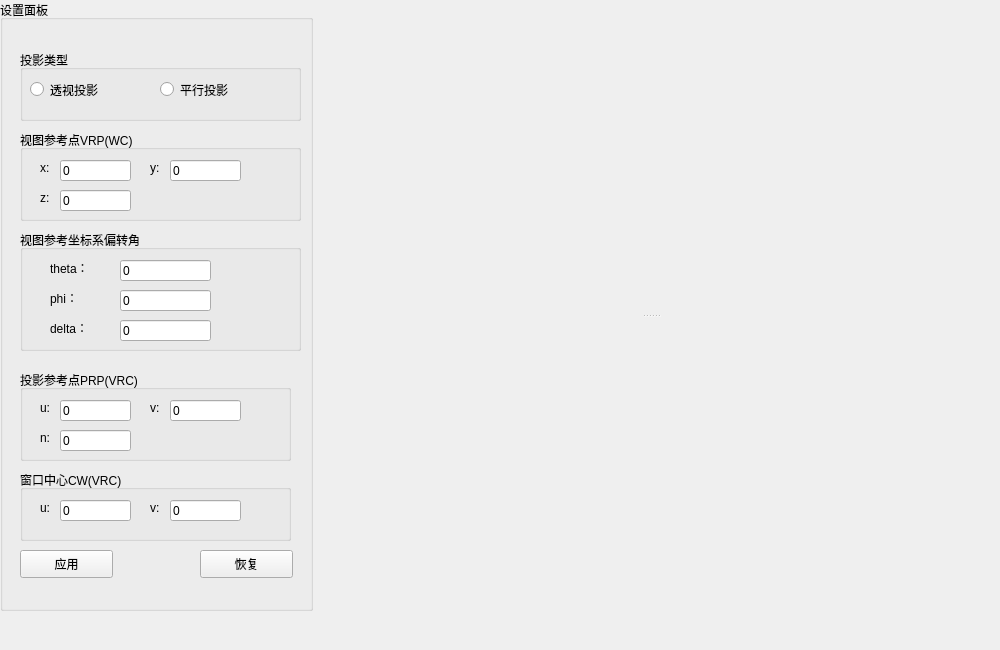
<?xml version="1.0" encoding="UTF-8"?>
<ui version="4.0">
 <class>Widget</class>
 <widget class="QWidget" name="Widget">
  <property name="geometry">
   <rect>
    <x>0</x>
    <y>0</y>
    <width>1000</width>
    <height>650</height>
   </rect>
  </property>
  <property name="windowTitle">
   <string>Widget</string>
  </property>
  <widget class="QSplitter" name="splitter">
   <property name="geometry">
    <rect>
     <x>330</x>
     <y>20</y>
     <width>641</width>
     <height>591</height>
    </rect>
   </property>
   <property name="orientation">
    <enum>Qt::Vertical</enum>
   </property>
   <widget class="layoutWidget" name="widget_1" native="true"/>
   <widget class="projectionWidget" name="widget_2" native="true"/>
  </widget>
  <widget class="QGroupBox" name="groupBox_set">
   <property name="geometry">
    <rect>
     <x>0</x>
     <y>0</y>
     <width>313</width>
     <height>611</height>
    </rect>
   </property>
   <property name="title">
    <string>设置面板</string>
   </property>
   <widget class="QPushButton" name="pushButton_apply">
    <property name="geometry">
     <rect>
      <x>20</x>
      <y>550</y>
      <width>93</width>
      <height>28</height>
     </rect>
    </property>
    <property name="text">
     <string>应用</string>
    </property>
   </widget>
   <widget class="QGroupBox" name="groupBox_projection">
    <property name="geometry">
     <rect>
      <x>20</x>
      <y>50</y>
      <width>281</width>
      <height>71</height>
     </rect>
    </property>
    <property name="title">
     <string>投影类型</string>
    </property>
    <widget class="QLineEdit" name="lineEdit_n_2">
     <property name="geometry">
      <rect>
       <x>-230</x>
       <y>340</y>
       <width>113</width>
       <height>21</height>
      </rect>
     </property>
     <property name="text">
      <string>0</string>
     </property>
    </widget>
    <widget class="QRadioButton" name="radioButton_parallel">
     <property name="geometry">
      <rect>
       <x>10</x>
       <y>30</y>
       <width>115</width>
       <height>19</height>
      </rect>
     </property>
     <property name="text">
      <string>透视投影</string>
     </property>
    </widget>
    <widget class="QRadioButton" name="radioButton_perspective">
     <property name="geometry">
      <rect>
       <x>140</x>
       <y>30</y>
       <width>115</width>
       <height>19</height>
      </rect>
     </property>
     <property name="text">
      <string>平行投影</string>
     </property>
    </widget>
   </widget>
   <widget class="QPushButton" name="pushButton_restore">
    <property name="geometry">
     <rect>
      <x>200</x>
      <y>550</y>
      <width>93</width>
      <height>28</height>
     </rect>
    </property>
    <property name="text">
     <string>恢复</string>
    </property>
   </widget>
   <widget class="QGroupBox" name="groupBox_vrp">
    <property name="geometry">
     <rect>
      <x>20</x>
      <y>130</y>
      <width>281</width>
      <height>91</height>
     </rect>
    </property>
    <property name="title">
     <string>视图参考点VRP(WC)</string>
    </property>
    <widget class="QLineEdit" name="lineEdit_n_3">
     <property name="geometry">
      <rect>
       <x>-230</x>
       <y>340</y>
       <width>113</width>
       <height>21</height>
      </rect>
     </property>
     <property name="text">
      <string>0</string>
     </property>
    </widget>
    <widget class="QLabel" name="label_x">
     <property name="geometry">
      <rect>
       <x>20</x>
       <y>30</y>
       <width>21</width>
       <height>16</height>
      </rect>
     </property>
     <property name="text">
      <string>x:</string>
     </property>
    </widget>
    <widget class="QLineEdit" name="lineEdit_vrpx">
     <property name="geometry">
      <rect>
       <x>40</x>
       <y>30</y>
       <width>71</width>
       <height>21</height>
      </rect>
     </property>
     <property name="text">
      <string>0</string>
     </property>
    </widget>
    <widget class="QLabel" name="label_y">
     <property name="geometry">
      <rect>
       <x>130</x>
       <y>30</y>
       <width>21</width>
       <height>16</height>
      </rect>
     </property>
     <property name="text">
      <string>y:</string>
     </property>
    </widget>
    <widget class="QLineEdit" name="lineEdit_vrpy">
     <property name="geometry">
      <rect>
       <x>150</x>
       <y>30</y>
       <width>71</width>
       <height>21</height>
      </rect>
     </property>
     <property name="text">
      <string>0</string>
     </property>
    </widget>
    <widget class="QLineEdit" name="lineEdit_vrpz">
     <property name="geometry">
      <rect>
       <x>40</x>
       <y>60</y>
       <width>71</width>
       <height>21</height>
      </rect>
     </property>
     <property name="text">
      <string>0</string>
     </property>
    </widget>
    <widget class="QLabel" name="label_z">
     <property name="geometry">
      <rect>
       <x>20</x>
       <y>60</y>
       <width>21</width>
       <height>16</height>
      </rect>
     </property>
     <property name="text">
      <string>z:</string>
     </property>
    </widget>
   </widget>
   <widget class="QGroupBox" name="groupBox_angle">
    <property name="geometry">
     <rect>
      <x>20</x>
      <y>230</y>
      <width>281</width>
      <height>121</height>
     </rect>
    </property>
    <property name="title">
     <string>视图参考坐标系偏转角</string>
    </property>
    <widget class="QLineEdit" name="lineEdit">
     <property name="geometry">
      <rect>
       <x>-230</x>
       <y>340</y>
       <width>113</width>
       <height>21</height>
      </rect>
     </property>
     <property name="text">
      <string>0</string>
     </property>
    </widget>
    <widget class="QLineEdit" name="lineEdit_theta">
     <property name="geometry">
      <rect>
       <x>100</x>
       <y>30</y>
       <width>91</width>
       <height>21</height>
      </rect>
     </property>
     <property name="text">
      <string>0</string>
     </property>
    </widget>
    <widget class="QLabel" name="label_theta">
     <property name="geometry">
      <rect>
       <x>30</x>
       <y>30</y>
       <width>61</width>
       <height>16</height>
      </rect>
     </property>
     <property name="text">
      <string>theta：</string>
     </property>
    </widget>
    <widget class="QLabel" name="label_phi">
     <property name="geometry">
      <rect>
       <x>30</x>
       <y>60</y>
       <width>61</width>
       <height>16</height>
      </rect>
     </property>
     <property name="text">
      <string>phi：</string>
     </property>
    </widget>
    <widget class="QLineEdit" name="lineEdit_phi">
     <property name="geometry">
      <rect>
       <x>100</x>
       <y>60</y>
       <width>91</width>
       <height>21</height>
      </rect>
     </property>
     <property name="text">
      <string>0</string>
     </property>
    </widget>
    <widget class="QLabel" name="label_delta">
     <property name="geometry">
      <rect>
       <x>30</x>
       <y>90</y>
       <width>61</width>
       <height>16</height>
      </rect>
     </property>
     <property name="text">
      <string>delta：</string>
     </property>
    </widget>
    <widget class="QLineEdit" name="lineEdit_delta">
     <property name="geometry">
      <rect>
       <x>100</x>
       <y>90</y>
       <width>91</width>
       <height>21</height>
      </rect>
     </property>
     <property name="text">
      <string>0</string>
     </property>
    </widget>
   </widget>
   <widget class="QGroupBox" name="groupBox_prp">
    <property name="geometry">
     <rect>
      <x>20</x>
      <y>370</y>
      <width>271</width>
      <height>91</height>
     </rect>
    </property>
    <property name="title">
     <string>投影参考点PRP(VRC)</string>
    </property>
    <widget class="QLineEdit" name="lineEdit_n_5">
     <property name="geometry">
      <rect>
       <x>-230</x>
       <y>340</y>
       <width>113</width>
       <height>21</height>
      </rect>
     </property>
     <property name="text">
      <string>0</string>
     </property>
    </widget>
    <widget class="QLabel" name="label_u">
     <property name="geometry">
      <rect>
       <x>20</x>
       <y>30</y>
       <width>21</width>
       <height>16</height>
      </rect>
     </property>
     <property name="text">
      <string>u:</string>
     </property>
    </widget>
    <widget class="QLineEdit" name="lineEdit_prpu">
     <property name="geometry">
      <rect>
       <x>40</x>
       <y>30</y>
       <width>71</width>
       <height>21</height>
      </rect>
     </property>
     <property name="text">
      <string>0</string>
     </property>
    </widget>
    <widget class="QLabel" name="label_v">
     <property name="geometry">
      <rect>
       <x>130</x>
       <y>30</y>
       <width>21</width>
       <height>16</height>
      </rect>
     </property>
     <property name="text">
      <string>v:</string>
     </property>
    </widget>
    <widget class="QLineEdit" name="lineEdit_prpv">
     <property name="geometry">
      <rect>
       <x>150</x>
       <y>30</y>
       <width>71</width>
       <height>21</height>
      </rect>
     </property>
     <property name="text">
      <string>0</string>
     </property>
    </widget>
    <widget class="QLineEdit" name="lineEdit_prpn">
     <property name="geometry">
      <rect>
       <x>40</x>
       <y>60</y>
       <width>71</width>
       <height>21</height>
      </rect>
     </property>
     <property name="text">
      <string>0</string>
     </property>
    </widget>
    <widget class="QLabel" name="label_n">
     <property name="geometry">
      <rect>
       <x>20</x>
       <y>60</y>
       <width>21</width>
       <height>16</height>
      </rect>
     </property>
     <property name="text">
      <string>n:</string>
     </property>
    </widget>
   </widget>
   <widget class="QGroupBox" name="groupBox_cw">
    <property name="geometry">
     <rect>
      <x>20</x>
      <y>470</y>
      <width>271</width>
      <height>71</height>
     </rect>
    </property>
    <property name="title">
     <string>窗口中心CW(VRC)</string>
    </property>
    <widget class="QLineEdit" name="lineEdit_n_6">
     <property name="geometry">
      <rect>
       <x>-230</x>
       <y>340</y>
       <width>113</width>
       <height>21</height>
      </rect>
     </property>
     <property name="text">
      <string>0</string>
     </property>
    </widget>
    <widget class="QLabel" name="label_cwu">
     <property name="geometry">
      <rect>
       <x>20</x>
       <y>30</y>
       <width>21</width>
       <height>16</height>
      </rect>
     </property>
     <property name="text">
      <string>u:</string>
     </property>
    </widget>
    <widget class="QLineEdit" name="lineEdit_cwu">
     <property name="geometry">
      <rect>
       <x>40</x>
       <y>30</y>
       <width>71</width>
       <height>21</height>
      </rect>
     </property>
     <property name="text">
      <string>0</string>
     </property>
    </widget>
    <widget class="QLabel" name="label_cwv">
     <property name="geometry">
      <rect>
       <x>130</x>
       <y>30</y>
       <width>21</width>
       <height>16</height>
      </rect>
     </property>
     <property name="text">
      <string>v:</string>
     </property>
    </widget>
    <widget class="QLineEdit" name="lineEdit_cwv">
     <property name="geometry">
      <rect>
       <x>150</x>
       <y>30</y>
       <width>71</width>
       <height>21</height>
      </rect>
     </property>
     <property name="text">
      <string>0</string>
     </property>
    </widget>
   </widget>
  </widget>
 </widget>
 <customwidgets>
  <customwidget>
   <class>layoutWidget</class>
   <extends>QWidget</extends>
   <header>layoutwidget.h</header>
   <container>1</container>
  </customwidget>
  <customwidget>
   <class>projectionWidget</class>
   <extends>QWidget</extends>
   <header>projectionwidget.h</header>
   <container>1</container>
  </customwidget>
 </customwidgets>
 <resources/>
 <connections/>
</ui>
